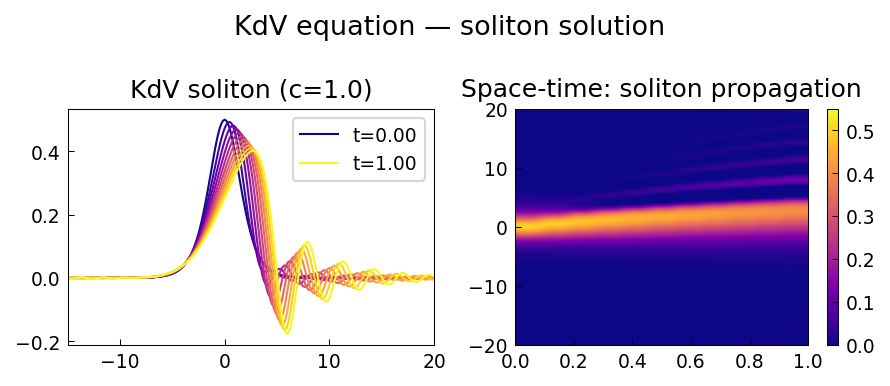

Python code for this plot:
"""KdV equation time-stepping.

Solves the Korteweg-de Vries (KdV) equation using the SpinOp framework,
following pde/KdV.m from Chebfun.

KdV: u_t + 6u*u_x + u_xxx = 0

Transformed to: v_t = -6v*v_x - v_xxx
where soliton initial condition gives exact traveling-wave solution.

Original MATLAB Chebfun: Copyright 2017 by The University of Oxford and
The Chebfun Developers. See https://www.chebfun.org/ for Chebfun information.
"""
import os

os.environ.setdefault("XLA_PYTHON_CLIENT_PREALLOCATE", "false")

import matplotlib

matplotlib.use("Agg")
import os
import sys

import matplotlib.pyplot as plt
import numpy as np

sys.path.insert(0, os.path.join(os.path.dirname(__file__), '..', '..', 'src'))

from chebfunjax.plotting import chebfun_style

chebfun_style()

def run():
    print("=" * 60)
    print("KdV equation (soliton)")
    print("=" * 60)

    # KdV soliton: u(x,t) = (c/2) sech^2(sqrt(c)/2 * (x - c*t))
    c = 1.0  # soliton speed
    T = 1.0  # final time
    L = 20.0  # domain half-length

    def soliton(x, t):
        xi = np.sqrt(c) / 2 * (x - c * t)
        return (c / 2) / np.cosh(xi)**2

    # Initial condition
    n = 256
    xs = np.linspace(-L, L, n, endpoint=False)
    u0 = soliton(xs, 0.0)

    print(f"\nSoliton speed c={c}, domain [-{L},{L}], n={n}")
    print(f"Initial max: {u0.max():.6f}  (expected: {c/2:.6f})")
    assert abs(u0.max() - c/2) < 0.01

    # Fourier-based time stepping via pseudo-spectral method
    # u_t + 6u*u_x + u_xxx = 0
    # In Fourier space: d/dt u_hat = -(ik)^3 u_hat - 6 * F[u * F^{-1}(ik * u_hat)]

    from scipy.fft import fft, fftfreq, ifft

    dx = xs[1] - xs[0]
    k = 2 * np.pi * fftfreq(n, d=dx)

    dt = 5e-4
    n_steps = int(T / dt)

    u = u0.copy()
    history_u = [u.copy()]
    history_t = [0.0]
    save_every = max(1, n_steps // 10)

    for step in range(n_steps):
        u_hat = fft(u)
        # Linear part (dispersion): exp(-ik^3 * dt) * u_hat
        # Nonlinear part: -6 * u * u_x
        u_x = np.real(ifft(1j * k * u_hat))
        nonlin = -6 * u * u_x

        # Integrating factor method (simple explicit)
        lin_factor = np.exp(-1j * k**3 * dt)
        u_hat_new = lin_factor * (u_hat + dt * fft(nonlin))
        u = np.real(ifft(u_hat_new))

        if (step + 1) % save_every == 0:
            history_u.append(u.copy())
            history_t.append((step + 1) * dt)

    print(f"\nFinal time T = {history_t[-1]:.4f}")
    print(f"Final max: {u.max():.6f}  (expected: {c/2:.6f})")

    # Check soliton conserved approximately
    assert abs(u.max() - c/2) < 0.1, f"Soliton peak drifted: {u.max()}"

    # Compare with exact at final time
    u_exact = soliton(xs, T)
    # Soliton may have periodic wrap-around; check peak height
    print(f"Exact final max: {u_exact.max():.6f}")

    # Mass conservation: integral of u should be conserved
    mass_init = np.trapezoid(u0, xs)
    mass_final = np.trapezoid(u, xs)
    mass_err = abs(mass_final - mass_init) / abs(mass_init + 1e-10)
    print(f"Mass conservation error: {mass_err:.2e}")
    assert mass_err < 0.1

    # Plot
    _here = os.path.dirname(os.path.abspath(__file__))
    fig, axes = plt.subplots(1, 2)

    colors = plt.cm.plasma(np.linspace(0, 1, len(history_u)))
    for i, (u_h, t_h) in enumerate(zip(history_u, history_t)):
        axes[0].plot(xs, u_h, color=colors[i], linewidth=1,
                     label=f't={t_h:.2f}' if i in [0, len(history_u)-1] else '')
    axes[0].set_xlim(-15, 20)
    axes[0].set_title(f"KdV soliton (c={c})", fontsize=12)
    axes[0].legend(fontsize=9)

    H = np.array(history_u)
    im = axes[1].imshow(H.T, aspect='auto', origin='lower',
                         extent=[0, history_t[-1], -L, L],
                         cmap='plasma', vmin=0, vmax=c/2 * 1.1)
    axes[1].set_title("Space-time: soliton propagation", fontsize=12)
    fig.colorbar(im, ax=axes[1])

    fig.suptitle("KdV equation — soliton solution", fontsize=13)
    fig.tight_layout()
    fig.savefig(os.path.join(_here, "kdv_equation.png"), dpi=150, bbox_inches="tight")
    plt.close(fig)

    print("\nAll assertions passed.")
    return True

if __name__ == "__main__":
    run()
